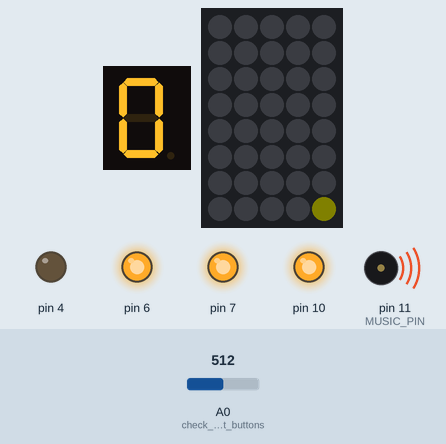
This sketch was run on a simulated Arduino Uno, built with avr-gcc and run on an emulated ATmega328P. Shown: 1-digit seven-segment display, 5×8 RGB LED matrix (first LED top left, wired row by row), output pins drawn as LEDs (lit = HIGH), buzzer (waves = sounding). Wiring (inferred from the names in the program): 1-digit 7-segment display, segments lit when HIGH: segments pin 9, pin 5, pin 2, pin 1, pin 0, pin 8, pin 3. The test bench sets the inputs (shaded band); at power-on: A0 (check_input_buttons) = 512. Dim RGB values are drawn brighter than linear; random numbers use the default seed unless the sketch sets one; the segment pins are drawn as the display they are named for; pins used as bus, display or sensor lines are not drawn.

Above: at 1.2 s.
1.3 s: A0 (check_input_buttons) set to 1000
At 2.6 s:
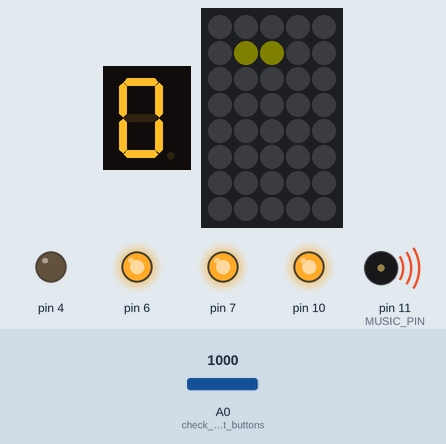
2.9 s: A0 (check_input_buttons) set to 511
At 6.07 s:
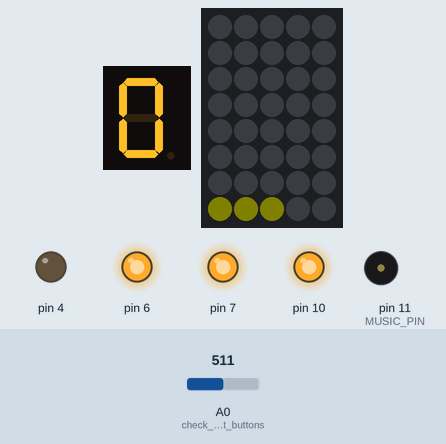
7.5 s: A0 (check_input_buttons) set to 1023
At 19.3 s:
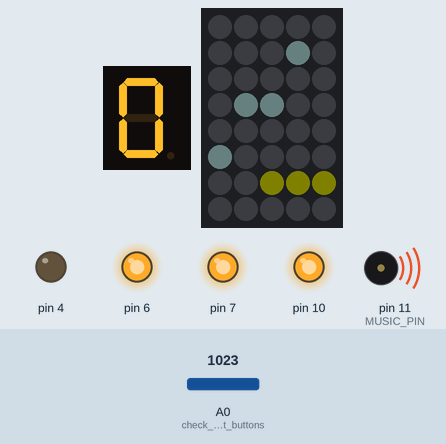
Timing chart, 0 to 21.2 s (numbered marks = the images above; inputs shaded):
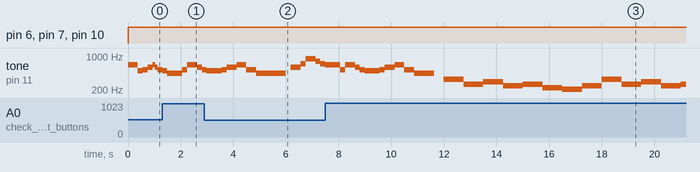

Measured:
- by itself, tone on pin 11 (MUSIC_PIN): plays 659 Hz for 0.56 s, 523 Hz for 0.19 s, 659 Hz for 0.38 s, 587 Hz for 0.19 s, 523 Hz for 0.19 s, 494 Hz for 0.56 s … (24 notes in this stretch)
- what the display in image 2 shows lasts 1.0 s, from 5.1 s to 6.1 s

The sketch:

tetris.ino
```cpp
// (licence header left out)
/* This Project is inspired by tetris, a popular game created by Alexey Pajitnov */

#include <stdint.h>
#include <stdbool.h>
#include <avr/wdt.h>

#include <Adafruit_NeoPixel.h>

#include "music.h"
#include "segment_display.h"

#define LED_DISPLAY_PIN 13

/* Specify the dimensions of the game */
#define ROWS 8
#define COLUMNS 5

/* Determines the amount of rows to be cleared to increase the game level by one */
#define GAME_LEVEL_UP_MODULO 1

/* Determines the game speedup applied by each level up */
#define GAME_SPEEDUP_FACTOR 1.25

/* Determines the levels with a invisible game_state */
#define INVISIBLE_GAME_STATE_LEVEL_MODULO 3

typedef struct
{
    uint8_t r = 0;
    uint8_t g = 0;
    uint8_t b = 0;
} Color;

typedef struct
{
    bool active = false;
    Color color;
} Pixel;

typedef struct
{
    bool stone[3][3];
} Stone_3x3;

typedef struct
{
    bool stone[2][2];
} Stone_2x2;

typedef union {
    Stone_3x3 s3;
    Stone_2x2 s2;
} Stone_Matrix;

typedef struct
{
    Stone_Matrix matrix;
    uint8_t order;
    int8_t x_offset;
    int8_t y_offset;
    bool visible;
    Color color;
} Current_Stone;

Color color_default;
Pixel pixel_default;

/* Struct representing the tetroid, which can be moved and rotated by the player */
Current_Stone current_stone;

/* Struct containing collided tetorids */
Pixel game_state[ROWS][COLUMNS];

/* Collision test object */
Current_Stone current_stone_test;

uint8_t level = 1;
uint16_t score = 0;
float game_speedup = 1.0;
bool game_over_reached = false;

/* Determines, whether the game_state will be visible or not */
bool invisible_game_state = false;

Adafruit_NeoPixel led_matrix = Adafruit_NeoPixel(40, LED_DISPLAY_PIN, NEO_GRB + NEO_KHZ800);

void setup()
{
    wdt_disable();
    setup_music();

    led_matrix.begin();
    led_matrix.setBrightness(5);

    setup_segment_display();
    setup_game();
}

/* Initializes tetris logic */
void setup_game()
{
    led_matrix.clear();
    clear_game_state();
    create_new_stone();
    led_matrix.show();
}

void create_next_level()
{
    setup_game();
    render();
}

void level_up()
{
    level++;
    animate_level_up();

    invisible_game_state = (level % INVISIBLE_GAME_STATE_LEVEL_MODULO == 0) ? true : false;
    music_speedup += MUSIC_SPEEDUP_FACTOR;
    game_speedup *= GAME_SPEEDUP_FACTOR;
    create_next_level();
}

void animate_level_up()
{
    for (uint8_t row = 0; row < ROWS; row++)
    {
        for (uint8_t col = 0; col < COLUMNS; col++)
        {
            led_matrix.setPixelColor(row + (col * 8), 51, 255, 255);
            led_matrix.show();
            write_number_to_segment_display(score);
            delay(5);
        }
    }
}

void animate_game_over()
{
    for (uint8_t row = 0; row < ROWS; row++)
    {
        for (uint8_t col = 0; col < COLUMNS; col++)
        {
            led_matrix.setPixelColor(ROWS - 1 - row + (col * 8), 255, 75, 25);
            led_matrix.show();
            write_number_to_segment_display(score);
            delay(5);
        }
    }
}

void game_over()
{
    animate_game_over();

    for(uint8_t i = 0; i < 40; i++)
    {
        write_number_to_segment_display(score);
        delay(5);
    }

    wdt_enable(1);
}

/*
 * All rotations and move actions (left, right, down) are tested on curent_stone_test.
 * If a modification is valid, it will be commited, otherwise the action will be discarded.
 */
void process_move()
{
  if (collides())
      reset_move();
  else
      commit_move();
}

void reset_move()
{
    current_stone_test = current_stone;
}

void commit_move()
{
    current_stone = current_stone_test;
    render();
}

void move_right()
{
    current_stone_test.x_offset++;
    process_move();
}

void move_left()
{
    current_stone_test.x_offset--;
    process_move();
}

/* Standard arduino function called after setup(). This is the main routine of the game. */
void loop()
{
    uint32_t time;

    for (;;)
    {
        for (uint8_t i = 0; i < 10 / game_speedup; i++)
        {
            for (uint8_t j = 0; j < 10; j++)
            {
                delay(5);
                write_number_to_segment_display(score);
            }


            switch(check_input_buttons())
            {
                case 1:
                    rotate_left();
                    break;

                case 2:
                    move_left();
                    break;

                case 3:
                    move_right();
                    break;

                case 4:
                    rotate_right();
                    break;

                default:
                    break;
            }

            for (uint8_t j = 0; j < 10; j++)
            {
                delay(5);
                write_number_to_segment_display(score);
            }
        }

        render();

        if (game_over_reached)
        {
            game_over();
        }

        drop_stone_one_pixel();
    }
}

/* Assigns a random tetroid and other related values to current_stone. */
void create_new_stone()
{
    switch (random(7))
    {
    case 0:
    {
        current_stone.order = 3;
        current_stone.matrix.s3 = {
            false, true, false,
            false, true, false,
            false, true, false,
        };
        break;
    }

    case 1:
    {
        current_stone.order = 3;
        current_stone.matrix.s3 = {
            false, true, false,
            false, true, false,
            true, true, false};
        break;
    }

    case 2:
    {
        current_stone.order = 3;
        current_stone.matrix.s3 = {
            false, true, false,
            false, true, false,
            false, true, true};
        break;
    }

    case 3:
    {
        current_stone.order = 2;
        current_stone.matrix.s2 = {
            true, true,
            true, true};
        break;
    }

    case 4:
    {
        current_stone.order = 3;
        current_stone.matrix.s3 = {
            false, false, false,
            false, true, true,
            true, true, false};
        break;
    }

    case 5:
    {
        current_stone.order = 3;
        current_stone.matrix.s3 = {
            false, false, false,
            true, true, true,
            false, true, false};
        break;
    }

    case 6:
    {
        current_stone.order = 3;
        current_stone.matrix.s3 = {
            false, false, false,
            true, true, false,
            false, true, true};
        break;
    }
    }

    current_stone.color.r = random(256);
    current_stone.color.g = random(256);
    current_stone.color.b = random(256);

    current_stone.y_offset = ROWS;
    current_stone.x_offset = 1;
    current_stone.visible = true;
    current_stone_test = current_stone;
}

/* Renders game_state and current_stone */
void render()
{
    led_matrix.clear();
    render_game_state();

    if (current_stone.visible)
    {
        render_current_stone();
    }

    led_matrix.show();
}

void render_game_state()
{
    uint8_t led_num = 0;
    for (uint8_t col = 0; col < COLUMNS; col++)
    {
        for (uint8_t row = 0; row < ROWS; row++)
        {

            if (game_state[row][col].active == true)
            {
                led_matrix.setPixelColor(
                        led_num,
                        game_state[row][col].color.r,
                        game_state[row][col].color.g,
                        game_state[row][col].color.b
                    );
            }

            led_num++;
        }
    }
}

void render_current_stone()
{
    uint8_t led_num;
    for (uint8_t col = 0; col < current_stone.order; col++)
    {
        for (uint8_t row = 0; row < current_stone.order; row++)
        {
            if (col + current_stone.x_offset < COLUMNS && row + current_stone.y_offset < ROWS)
            {
                led_num = ((current_stone.x_offset + col) * 8) + current_stone.y_offset + row;
                switch (current_stone.order)
                {
                case 3:
                    if (current_stone.matrix.s3.stone[row][col] == true)
                    {
                        led_matrix.setPixelColor(led_num,current_stone.color.r, current_stone.color.g, current_stone.color.b);
                    }
                    break;

                case 2:
                    if (current_stone.matrix.s2.stone[row][col] == true)
                    {
                        led_matrix.setPixelColor(led_num,current_stone.color.r, current_stone.color.g, current_stone.color.b);
                    }
                    break;

                }
            }
        }
    }
}

void rotate_right()
{
    if (current_stone.order == 3)
    {
        for (uint8_t row = 0; row < 3; row++)
        {
            for (uint8_t col = 0; col < 3; col++)
            {
                current_stone_test.matrix.s3.stone[row][col] = current_stone.matrix.s3.stone[col][2 - row];
            }
        }

        process_move();
    }
}

void rotate_left()
{
    if (current_stone.order == 3)
    {
        for (uint8_t row = 0; row < 3; row++)
        {
            for (uint8_t col = 0; col < 3; col++)
            {
                current_stone_test.matrix.s3.stone[col][2 - row] = current_stone.matrix.s3.stone[row][col];
            }
        }

        process_move();
    }
}

/* Returns true if current_stone_test collides with game_state */
bool collides()
{
    for (uint8_t row = 0; row < current_stone_test.order; row++)
    {
        for (uint8_t col = 0; col < current_stone_test.order; col++)
        {
            if (0 <= col + current_stone_test.x_offset &&
                COLUMNS - 1 >= col + current_stone_test.x_offset &&
                0 <= row + current_stone_test.y_offset &&
                ROWS - 1 >= row + current_stone_test.y_offset)
            {
                switch (current_stone_test.order)
                {
                case 3:
                    if (game_state[row +current_stone_test.y_offset][col + current_stone_test.x_offset].active &&
                        current_stone_test.matrix.s3.stone[row][col])
                    {
                        return true;
                    }
                    break;

                case 2:
                    if (game_state[row +current_stone_test.y_offset][col + current_stone_test.x_offset].active &&
                        current_stone_test.matrix.s2.stone[row][col])
                    {
                        return true;
                    }
                    break;
                }
            }
        }
    }

    return is_out_of_bounds();
}

bool is_out_of_bounds()
{
    for (uint8_t row = 0; row < current_stone_test.order; row++)
    {
        for (uint8_t col = 0; col < current_stone_test.order; col++)
        {
            if (0 > col + current_stone_test.x_offset ||
                COLUMNS - 1 < col + current_stone_test.x_offset ||
                0 > row + current_stone_test.y_offset)
            {
                switch (current_stone_test.order)
                {
                    case 3:
                        if (current_stone_test.matrix.s3.stone[row][col])
                        {
                            return true;
                        }
                        break;
                    case 2:
                        if (current_stone_test.matrix.s2.stone[row][col])
                        {
                            return true;
                        }
                        break;
                }
            }
        }
    }

    return false;
}

void write_current_stone_into_game_state()
{
    for (uint8_t row = 0; row < current_stone.order; row++)
    {
        for (uint8_t col = 0; col < current_stone.order; col++)
        {
            if (row + current_stone.y_offset < ROWS && col + current_stone.x_offset < COLUMNS)
            {
                switch (current_stone.order)
                {
                case 3:
                    if (current_stone.matrix.s3.stone[row][col])
                    {
                        game_state[row + current_stone.y_offset][col + current_stone.x_offset].active = true;
                        game_state[row + current_stone.y_offset][col + current_stone.x_offset].color = (invisible_game_state) ? color_default : current_stone.color;

                        if(current_stone.y_offset + row == ROWS - 1)
                        {
                            game_over_reached = true;
                        }
                    }
                    break;

                case 2:
                    if (current_stone.matrix.s2.stone[row][col])
                    {
                        game_state[row + current_stone.y_offset][col + current_stone.x_offset].active = true;
                        game_state[row + current_stone.y_offset][col + current_stone.x_offset].color = (invisible_game_state) ? color_default : current_stone.color;

                        if(current_stone.y_offset + row == ROWS - 1)
                        {
                            game_over_reached = true;
                        }
                    }
                    break;
                }
            }
        }
    }

    current_stone.visible = (game_over_reached) ? true : false;
    remove_filled_rows();
    render();
    create_new_stone();
}

void drop_stone_one_pixel()
{
    current_stone_test.y_offset--;
    if (collides())
    {
        write_current_stone_into_game_state();
    }

    else
    {
        commit_move();
    }
}

void clear_game_state()
{
    for (uint8_t col = 0; col < COLUMNS; col++)
    {
        for (uint8_t row = 0; row < ROWS; row++)
        {
            game_state[row][col].active = false;
            game_state[row][col].color = color_default;
        }
    }
}

/* Checks game_state for full rows and removes them */
void remove_filled_rows()
{
    bool level_up_reached = false;
    static uint8_t rows_cleared = 0;

    for (uint8_t row = 0; row < ROWS; row++)
    {
        for (uint8_t col = 0; col < COLUMNS; col++)
        {
            if (game_state[row][col].active == false)
            {
                break;
            }

            if (col == COLUMNS - 1)
            {
                shift_rows_down_starting_from(row);
                row--;
                rows_cleared++;
                score += level;

                if (rows_cleared % GAME_LEVEL_UP_MODULO == 0)
                {
                    level_up_reached = true;
                }
            }
        }
    }

    if (level_up_reached)
    {
        level_up();
    }
}

void shift_rows_down_starting_from(uint8_t row)
{
    for (; row < ROWS - 1; row++)
    {
        for (uint8_t col = 0; col < COLUMNS; col++)
        {
            if (row == ROWS - 1)
            {
                // Clear topmost row
                game_state[row][col] = pixel_default;
            }

            else
            {
                game_state[row][col] = game_state[row + 1][col];
            }
        }
    }
}

/*
 * Hardware setup and software implementation of this function are adapted from the
 * 7th Arduino Starter Kit example written by Scott Fitzgerald.
 */
uint8_t check_input_buttons()
{
    int keyVal1 = analogRead(A0);

    if (keyVal1 == 1023)
    {
        return 1;
    }

    else if (keyVal1 >= 990 && keyVal1 <= 1010)
    {
        return 2;
    }

    else if (keyVal1 >= 505 && keyVal1 <= 515)
    {
        return 3;
    }

    else if (keyVal1 >= 5 && keyVal1 <= 10)
    {
        return 4;
    }

    else
    {
        return 0;
    }
}

/* Handy debugging function used for visible feedback */
void debugPixel(){
    led_matrix.setPixelColor(32, 0, 255, 0);
    led_matrix.show();
    delay(500);
}
```

digital_pin_functions.cpp
```cpp
// (licence header left out)
#include "digital_pin_functions.h"
#include <avr/io.h>

void configure_digital_pin_as_output(uint8_t pin)
{
    if (pin < 8)
    {
        DDRD |= (1 << pin);
    }

    else if (pin > 7 && pin < 14)
    {
        DDRB |= (1 << (pin - 8));
    }
}

static inline void set_digital_pin_output_high(uint8_t pin)
{
    if (pin < 8)
    {
        PORTD |= (1 << pin);
    }

    else if (pin > 7 && pin < 14)
    {
        PORTB |= (1 << (pin % 8));
    }
}

static inline void set_digital_pin_output_low(uint8_t pin)
{
    if (pin < 8)
    {
        PORTD &= ~(1 << pin);
    }

    else if (pin > 7 && pin < 14)
    {
        PORTB &= ~(1 << (pin % 8));
    }
}

void set_digital_pin_output_value(uint8_t pin, uint8_t value)
{
    switch(value)
    {
        case 0:
            set_digital_pin_output_low(pin);
            break;

        case 1:
            set_digital_pin_output_high(pin);
            break;
    }
}
```

digital_pin_functions.h
```cpp
// (licence header left out)
#pragma once
#include <stdint.h>

/* A fast alternative to pinMode(<PIN>, OUTPUT) for the ATmega328P */
void configure_digital_pin_as_output(uint8_t pin);

/* A fast alternative to digitalWrite(<PIN>, <VALUE>) for the ATmega328P */
void set_digital_pin_output_value(uint8_t pin, uint8_t value);
```

music.h
```cpp
// (licence header left out)
#pragma once

#define MUSIC_PIN 11
#define MUSIC_CLK_SPEED 23438
#define MUSIC_SPEEDUP_FACTOR 0.1

extern float music_speedup;

/* Enables a CTC interrupt on timer1 with a 1012 prescaler */
void setup_music();
```

Source omitted: music.cpp (3456 bytes), segment_display.cpp (7378 bytes), segment_display.h (2622 bytes)
